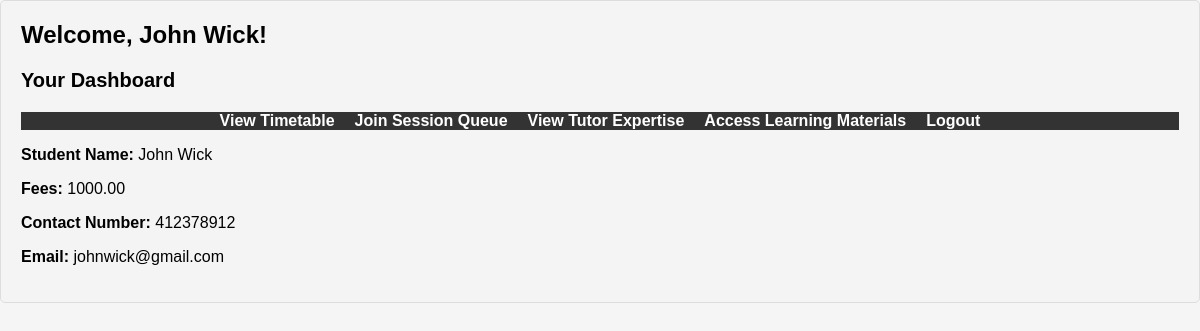
Screenshot of /Student/student_dashboard.php (signed in) with the database file from the repository.
### tables this page shows
CREATE TABLE student (
	studentid INT AUTO_INCREMENT,
    name VARCHAR(255) NOT NULL,
    username varchar(30) UNIQUE,    
    password VARCHAR(30) NOT NULL,
    fees DECIMAL(10,2),
    contactnumber int NOT NULL,
    email VARCHAR(100),
    PRIMARY KEY(studentid,email)
);

### Student/student_dashboard.php (the view, shortened to what this page needs)
<?php
require_once("../settings.php");
$conn = mysqli_connect($servername, $username, $password, $dbname);
$username = isset($_SESSION["username"]) ? $_SESSION["username"] : "";
$sql = "SELECT * FROM student WHERE username = '$username'";
$result = $conn->query($sql);
if ($result->num_rows > 0) {
    $row = $result->fetch_assoc();
    $studentName = $row['name'];
    $fees = $row['fees'];
    $contactNumber = $row['contactnumber'];
    $email = $row['email'];
} else {
    $studentName = "Student";
    $fees = 0.00;
    $contactNumber = "";
    $email = "";
}
?>
<!DOCTYPE html>
<html lang="en">
<head>
    <link rel="stylesheet" type="text/css" href="student_dashboard.css">
</head>
<body>
<div class="student-details" id="student-details-section">
    <h2>Welcome, <?php echo $studentName; ?>!</h2>
    <h3>Your Dashboard</h3>
    <ul class="menu">
        <li><a href="view_timetable.php" id="view-timetable-link">View Timetable</a></li>
        <li><a href="join_queue" id="join-queue-link">Join Session Queue</a></li>
        <li><a href="view_expertise" id="view-expertise-link">View Tutor Expertise</a></li>
        <li><a href="access_materials" id="access-materials-link">Access Learning Materials</a></li>
        <li><a href="logout.php">Logout</a></li>
    </ul>
    <div class="student-info">
        <p><strong>Student Name:</strong> <?php echo $studentName; ?></p>
        <p><strong>Fees:</strong> <?php echo $fees; ?></p>
        <p><strong>Contact Number:</strong> <?php echo $contactNumber; ?></p>
        <p><strong>Email:</strong> <?php echo $email; ?></p>
    </div>
</div>
</body>
</html>

### Student/student_dashboard.css (style rules this page uses)
body { font-family: Arial, sans-serif; background-color: #f5f5f5; margin: 0; padding: 0; }
h2 { font-size: 24px; margin: 0; }
h3 { font-size: 20px; margin-top: 20px; }
.menu { list-style-type: none; display: flex; justify-content: center; align-items: center; padding: 0; background-color: #333; margin: 0; }
.menu li { margin: 0; padding: 0; margin-right: 20px; }
.menu li:last-child { margin-right: 0; }
.menu a { text-decoration: none; color: #fff; font-weight: bold; }
.student-details { background-color: #f4f4f4; padding: 20px; border: 1px solid #ddd; border-radius: 5px; margin-bottom: 20px; }
.student-info { font-size: 16px; margin-top: 10px; }

### rows the page displays
student: name "John Wick", fees "1000.00", contactnumber "412378912", email "johnwick@gmail.com"
